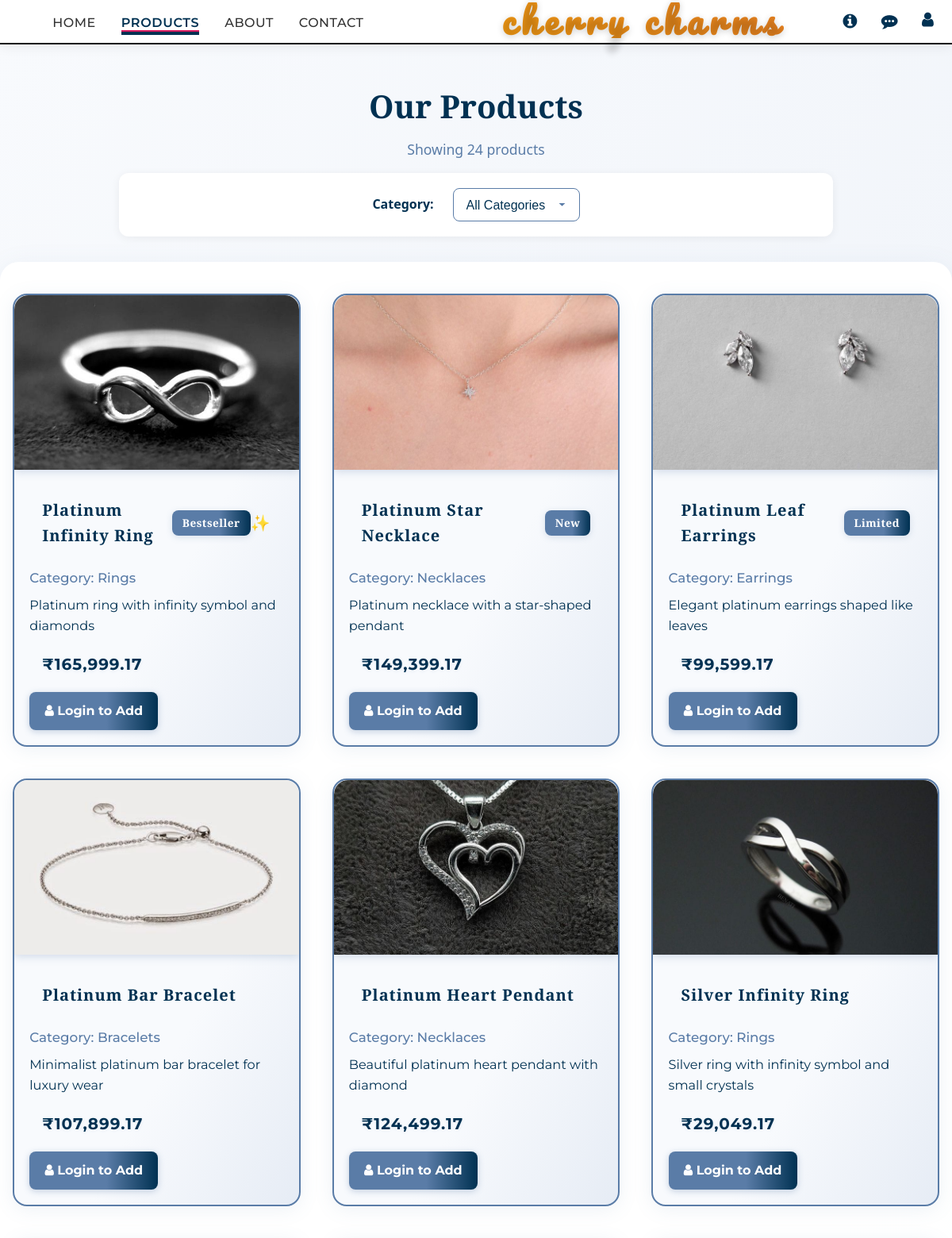
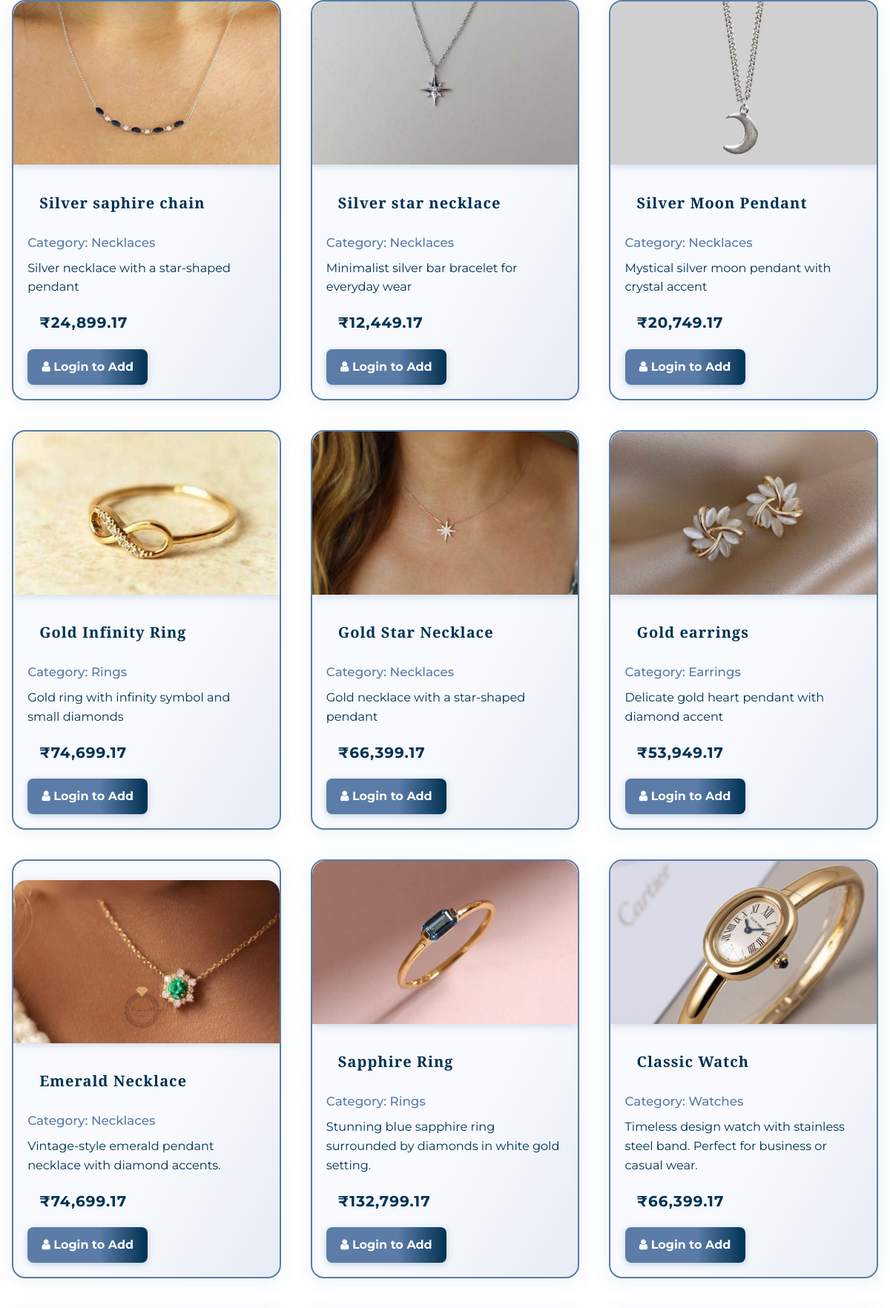
/products.php (upper part), run on the app's committed database (2 pictures, top to bottom).
### tables this page shows
CREATE TABLE `products` (
  `id` int(11) NOT NULL,
  `name` varchar(200) NOT NULL,
  `description` text DEFAULT NULL,
  `price` decimal(10,2) NOT NULL,
  `image` varchar(255) DEFAULT 'default.jpg',
  `category_id` int(11) DEFAULT NULL,
  `created_at` timestamp NOT NULL DEFAULT current_timestamp()
);

CREATE TABLE `categories` (
  `id` int(11) NOT NULL,
  `name` varchar(50) NOT NULL
);

### products.php (the view, shortened to what this page needs)
<?php
require_once 'includes/db.php';
$where = '';
$sql = "SELECT p.*, c.name AS category_name FROM products p LEFT JOIN categories c ON p.category_id = c.id $where ORDER BY p.id DESC";
$result = mysqli_query($conn, $sql);
$product_count = mysqli_num_rows($result);
?>
<!DOCTYPE html>
<html lang="en">
<head>
    <link rel="stylesheet" href="css/style.css">
    <link rel="stylesheet" href="https://cdnjs.cloudflare.com/ajax/libs/font-awesome/4.7.0/css/font-awesome.min.css">
</head>
<body data-user-logged-in="<?php echo isset($_SESSION['user_id']) ? 'true' : 'false'; ?>"
      data-user-id="<?php echo isset($_SESSION['user_id']) ? $_SESSION['user_id'] : ''; ?>">
    <?php include 'includes/header.php'; ?>
    <div class="products-header">
        <h1>Our Products</h1>
        <div class="product-count">
            Showing <?php echo $product_count; ?> product<?php if ($product_count != 1) echo 's'; ?>
        </div>
    </div>
    <form method="get" class="filter-bar">
        <label for="category">Category:</label>
        <select name="category" id="category" onchange="this.form.submit()">
            <option value="0">All Categories</option>
        </select>
    </form>
    <div class="products-section-bg">
        <div class="products-grid">
            <?php if ($product_count > 0): ?>
                <?php $i = 0; while ($product = mysqli_fetch_assoc($result)): $i++; ?>
                    <div class="product-card">
                        <?php
                            $imgSrc = '';
                            if (!empty($product['image']) && $product['image'] !== 'default.jpg') {
                                if (filter_var($product['image'], FILTER_VALIDATE_URL)) {
                                    $imgSrc = $product['image'];
                                } else {
                                    $fullPath = 'assets/' . $product['image'];
                                    if (file_exists($fullPath)) {
                                        $imgSrc = $fullPath;
                                    }
                                }
                                $image_name = basename($product['image']);
                            }
                        ?>
                        <img src="<?php echo htmlspecialchars($imgSrc); ?>" alt="<?php echo htmlspecialchars($product['name']); ?>">
                        <h3>
                            <?php echo htmlspecialchars($product['name']); ?>
                            <?php if ($i == 1): ?><span class="badge">Bestseller</span> <span style="color:#5a7ca7;">&#10024;</span><?php endif; ?>
                            <?php if ($i == 2): ?><span class="badge">New</span><?php endif; ?>
                            <?php if ($i == 3): ?><span class="badge">Limited</span><?php endif; ?>
                        </h3>
                        <div class="category">Category: <?php echo htmlspecialchars($product['category_name']); ?></div>
                        <div class="desc"><?php echo htmlspecialchars($product['description']); ?></div>
                        <div class="price">₹<?php echo number_format($product['price'] * 83, 2); ?></div>
                        <div class="actions">
                            <?php if (isset($_SESSION['user_id'])): ?>
                            <button type="button" class="btn" onclick="addToCart(<?php echo $product['id']; ?>, '<?php echo addslashes($product['name']); ?>', <?php echo $product['price']; ?>, '<?php echo addslashes($image_name); ?>', 1)">
                                <i class="fa fa-shopping-bag"></i> Add to Cart
                            </button>
                            <?php else: ?>
                            <a href="login.php" class="btn">
                                <i class="fa fa-user"></i> Login to Add
                            </a>
                            <?php endif; ?>
                        </div>
                    </div>
                <?php endwhile; ?>
            <?php else: ?>
                <div class="no-products">No products found for your filter/search.</div>
            <?php endif; ?>
        </div>
    </div>
</body>
</html>

### includes/header.php (shortened to what this page needs)
<?php
$current_page = basename($_SERVER['PHP_SELF']);
?>
<header class="header">
    <div class="container header-modern">
        <nav class="main-nav">
            <ul class="nav-menu">
                <li><a href="index.php" class="<?php echo $current_page == 'index.php' ? 'active' : ''; ?>">HOME</a></li>
                <li><a href="products.php" class="<?php echo $current_page == 'products.php' ? 'active' : ''; ?>">PRODUCTS</a></li>
                <li><a href="about.php" class="<?php echo $current_page == 'about.php' ? 'active' : ''; ?>">ABOUT</a></li>
                <li><a href="contact.php" class="<?php echo $current_page == 'contact.php' ? 'active' : ''; ?>">CONTACT</a></li>
            </ul>
        </nav>
        <div class="logo logo-modern">
            <a href="index.php"><h1 style="font-family: 'Pacifico', cursive; color: #003152 !important; font-size: 2.8rem; letter-spacing: 7px; margin: 0; margin-left: 3.5rem; padding: 0 2.5rem; min-width: 340px; display: inline-block;">cherry charms</h1></a>
        </div>
        <div class="header-actions-modern">
            <a href="about.php" class="icon-link" title="About Us"><i class="fa fa-info-circle"></i></a>
            <a href="feedback.php" class="icon-link" title="Feedback"><i class="fa fa-commenting"></i></a>
            <div class="user-dropdown">
                <a href="#" class="icon-link" title="User"><i class="fa fa-user"></i></a>
            </div>
        </div>
    </div>
</header>

### products.php (style rules this page uses)
body { background: linear-gradient(120deg, #f8fafd 0%, #e6ecf5 100%); }
.products-header { text-align: center; margin: 2rem 0 1rem 0; }
.products-header h1 { font-family: 'Playfair Display', serif; font-size: 2.5rem; color: #003152; margin-bottom: 0.5rem; }
.products-header .product-count { color: #5a7ca7; font-size: 1.1rem; margin-bottom: 1rem; }
.filter-bar { display: flex; flex-wrap: wrap; align-items: center; justify-content: center; gap: 1rem; background: #fff; border-radius: 12px; box-shadow: 0 2px 12px rgba(0,0,0,0.06); padding: 1.2rem 2rem; margin-bottom: 2rem; max-width: 900px; margin-left: auto; margin-right: auto; }
.filter-bar label { font-weight: 600; color: #003152; margin-right: 0.5rem; }
.filter-bar select { padding: 0.7rem 2.2rem 0.7rem 1rem; border-radius: 8px; border: 1.5px solid #5a7ca7; font-size: 1rem; appearance: none; min-width: 160px; color: #003152; }
.products-section-bg { background: rgba(255, 255, 255, 0.97); border-radius: 24px; box-shadow: 0 4px 32px rgba(90, 124, 167, 0.08); padding: 2.5rem 1rem; margin: 0 auto 2rem auto; max-width: 1300px; }
.products-grid { display: grid; grid-template-columns: repeat(auto-fit, minmax(320px, 1fr)); gap: 2.5rem; margin: 0 auto; max-width: 1300px; }
.product-card { background: linear-gradient(120deg, #f8fafd 60%, #e6ecf5 100%); border-radius: 18px; box-shadow: 0 4px 24px rgba(90, 124, 167, 0.10); overflow: hidden; transition: transform 0.25s cubic-bezier(.4,2,.6,1), box-shadow 0.25s, border 0.25s; position: relative; border: 2px solid #5a7ca7; }
.product-card img { width: 100%; height: 220px; object-fit: cover; border-radius: 18px 18px 0 0; box-shadow: 0 2px 12px #5a7ca744; }
.product-card h3 { margin: 1.2rem 1.2rem 0.5rem 1.2rem; font-size: 1.25rem; color: #003152; font-family: 'Playfair Display', serif; font-weight: 700; letter-spacing: 1px; display: flex; align-items: center; }
.product-card .badge { display: inline-block; background: linear-gradient(90deg, #5a7ca7 60%, #003152 100%); color: #fff; font-size: 0.85rem; font-weight: 700; border-radius: 8px; padding: 0.3rem 0.8rem; margin-left: 0.7rem; box-shadow: 0 2px 8px #5a7ca733; letter-spacing: 0.5px; }
.product-card .category { margin: 0 1.2rem 0.5rem 1.2rem; color: #5a7ca7; font-size: 1.05rem; font-family: 'Montserrat', sans-serif; font-weight: 500; }
.product-card .desc { margin: 0 1.2rem 1.2rem 1.2rem; color: #003152; font-size: 1.01rem; font-family: 'Montserrat', sans-serif; min-height: 48px; }
.product-card .price { margin: 0 1.2rem 1.2rem 1.2rem; font-weight: bold; color: #003152; font-size: 1.25rem; font-family: 'Montserrat', sans-serif; letter-spacing: 1px; text-shadow: 0 1px 4px #e6ecf5; }
.product-card .actions { padding: 0 1.2rem 1.2rem 1.2rem; }
.product-card .btn { background: linear-gradient(90deg, #5a7ca7 60%, #003152 100%); color: #fff; border: none; padding: 0.7rem 1.2rem; border-radius: 8px; cursor: pointer; font-size: 1rem; font-weight: 700; font-family: 'Montserrat', sans-serif; box-shadow: 0 2px 8px #5a7ca755; transition: background 0.2s, color 0.2s, box-shadow 0.2s; }

### data on the page
products: image (picture), name "Platinum Infinity Ring", shows "Bestseller", category.name "Rings", description "Platinum ring with infinity symbol and diamonds", $product['price']*83 "165,999.17"
products: image (picture), name "Platinum Star Necklace", shows "New", category.name "Necklaces", description "Platinum necklace with a star-shaped pendant", $product['price']*83 "149,399.17"
products: image (picture), name "Platinum Leaf Earrings", shows "Limited", category.name "Earrings", description "Elegant platinum earrings shaped like leaves", $product['price']*83 "99,599.17"
products: image (picture), name "Platinum Bar Bracelet", category.name "Bracelets", description "Minimalist platinum bar bracelet for luxury wear", $product['price']*83 "107,899.17"
products: image (picture), name "Platinum Heart Pendant", category.name "Necklaces", description "Beautiful platinum heart pendant with diamond", $product['price']*83 "124,499.17"
products: image (picture), name "Silver Infinity Ring", category.name "Rings", description "Silver ring with infinity symbol and small crystals", $product['price']*83 "29,049.17"
products: image (picture), name "Silver saphire chain", category.name "Necklaces", description "Silver necklace with a star-shaped pendant", $product['price']*83 "24,899.17"
products: image (picture), name "Silver star necklace", category.name "Necklaces", description "Minimalist silver bar bracelet for everyday wear", $product['price']*83 "12,449.17"
products: image (picture), name "Silver Moon Pendant", category.name "Necklaces", description "Mystical silver moon pendant with crystal accent", $product['price']*83 "20,749.17"
products: image (picture), name "Gold Infinity Ring", category.name "Rings", description "Gold ring with infinity symbol and small diamonds", $product['price']*83 "74,699.17"
products: image (picture), name "Gold Star Necklace", category.name "Necklaces", description "Gold necklace with a star-shaped pendant", $product['price']*83 "66,399.17"
products: image (picture), name "Gold earrings", category.name "Earrings", description "Delicate gold heart pendant with diamond accent", $product['price']*83 "53,949.17"
products: image (picture), name "Emerald Necklace", category.name "Necklaces", description "Vintage-style emerald pendant necklace with diamond accents.", $product['price']*83 "74,699.17"
products: image (picture), name "Sapphire Ring", category.name "Rings", description "Stunning blue sapphire ring surrounded by diamonds in white gold setting.", $product['price']*83 "132,799.17"
products: image (picture), name "Classic Watch", category.name "Watches", description "Timeless design watch with stainless steel band. Perfect for business or casual wear.", $product['price']*83 "66,399.17"

### other printed values
$product_count "24"
